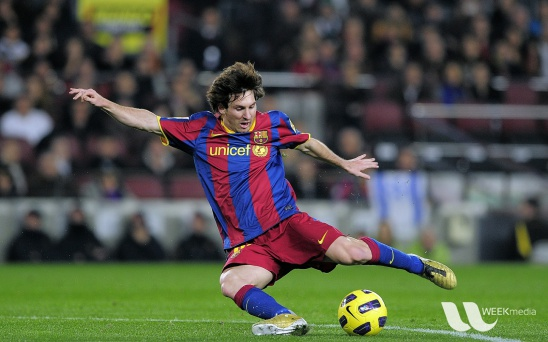
//> input picture computer-vision-basics/draw/messi5.jpg, 548 x 342 px
$ ./threshold-adaptive ../draw/messi5.jpg   (built with g++ and OpenCV 4)
//> lines starting //> are read from the running program, lines starting //| are printed output that depends on the picture; after the words box and inside, x2 and y2 are one past the last pixel; in counts of white or black regions, pixels touching at a corner belong together
#include <cstdio>
#include "opencv2/opencv.hpp"

using namespace cv;

int main(int argc, char** argv) {
    // Define the arguments
    const String keys =
        "{ help   | | Print this message }"
        "{ @input | | Path to the image  }";

    // Construct the command line parser and parse the arguments
    CommandLineParser parser(argc, argv, keys);
    parser.about("Perform the adaptive thresholding");

    if (parser.has("help")) {
        parser.printMessage();
        printf("Example:\n");
        printf("threshold-adaptive number-plate.jpg\n");
        return 0;
    }

    String input_path = parser.get<String>(0);

    if (!parser.check()) {
        parser.printErrors();
        return -1;
    }

    // Load the image
    Mat img = imread(input_path);
//> img is the input picture: 342 rows x 548 cols, CV_8UC3; mean B, G, R 72.4, 86, 82.2
    if (img.empty()) {
        printf("ERR: Cannot load the image\n");
        return -1;
    }
    imshow("Original", img);
    waitKey();

    // Convert the input image to grayscale
    Mat gray;
    cvtColor(img, gray, COLOR_BGR2GRAY);
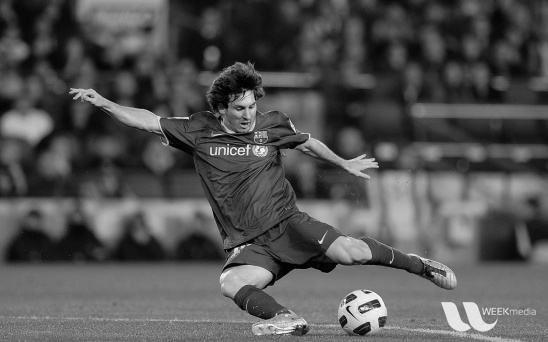
//> gray: 342 rows x 548 cols, CV_8UC1; min 0, max 251, mean 83.3

    // Blur the grayscale image
    Mat blurred;
    GaussianBlur(gray, blurred, Size(5, 5), 0.0);

    // Apply the adaptive thresholding
    // We seek the segmented numbers to appear as white on the black background
    // In the original image, numbers are put on the brighter background, hence we use the inversed thresholding
    Mat threshInv;
    adaptiveThreshold(gray, threshInv, 255.0, ADAPTIVE_THRESH_MEAN_C, THRESH_BINARY_INV, 25, 10.0);
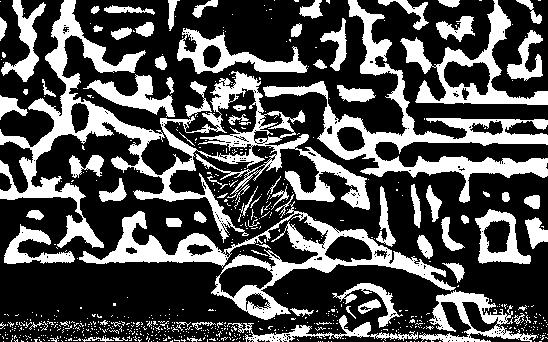
//> threshInv: 342 rows x 548 cols, CV_8UC1; 31.2% white; 689 white regions (608 under 20 px), largest, box (x1, y1, x2, y2) and area: (0, 0, 370, 248) 15304, (263, 0, 548, 203) 8819, (79, 201, 456, 320) 7817
    imshow("Adaptive Threshold (Mean Method)", threshInv);
    waitKey();

    // Visualize the masked region in the original image by applying the bitwise AND operation
    // Noted that there are small holes inside the thresholed numbers
    // We can filled these holes using morphological operations or countour methods
    Mat output;
    bitwise_and(img, img, output, threshInv);
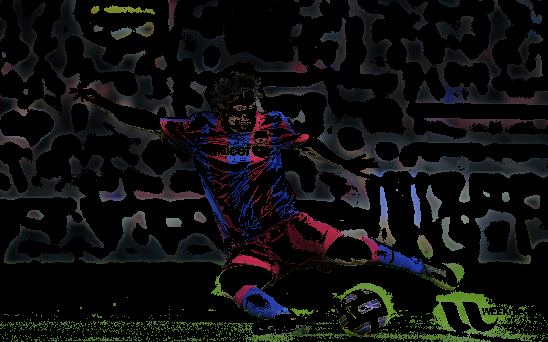
//> output: 342 rows x 548 cols, CV_8UC3; mean B, G, R 15.3, 15.4, 15.2
    imshow("Output", output);
    waitKey();

    return 0;
}
